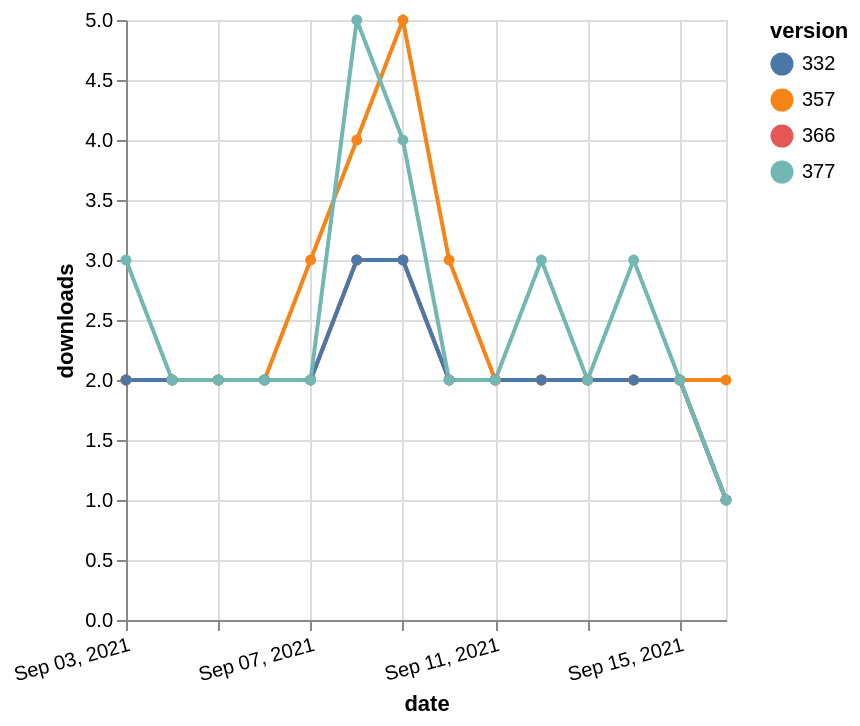

Source (Vega-Lite JSON):
### Vega-Lite specification from a JSON file in a GitHub repository (floating-point values rounded to 4 significant figures)
{"$schema": "https://vega.github.io/schema/vega-lite/v5.json", "description": "A simple bar chart with embedded data.", "data": {"values": [{"date": "2021-09-03", "total": 2304, "delta": 2, "version": "366"}, {"date": "2021-09-04", "total": 2306, "delta": 2, "version": "366"}, {"date": "2021-09-05", "total": 2308, "delta": 2, "version": "366"}, {"date": "2021-09-06", "total": 2310, "delta": 2, "version": "366"}, {"date": "2021-09-07", "total": 2312, "delta": 2, "version": "366"}, {"date": "2021-09-08", "total": 2315, "delta": 3, "version": "366"}, {"date": "2021-09-09", "total": 2318, "delta": 3, "version": "366"}, {"date": "2021-09-10", "total": 2320, "delta": 2, "version": "366"}, {"date": "2021-09-11", "total": 2322, "delta": 2, "version": "366"}, {"date": "2021-09-12", "total": 2324, "delta": 2, "version": "366"}, {"date": "2021-09-13", "total": 2326, "delta": 2, "version": "366"}, {"date": "2021-09-14", "total": 2328, "delta": 2, "version": "366"}, {"date": "2021-09-15", "total": 2330, "delta": 2, "version": "366"}, {"date": "2021-09-16", "total": 2331, "delta": 1, "version": "366"}, {"date": "2021-09-03", "total": 2879, "delta": 2, "version": "357"}, {"date": "2021-09-04", "total": 2881, "delta": 2, "version": "357"}, {"date": "2021-09-05", "total": 2883, "delta": 2, "version": "357"}, {"date": "2021-09-06", "total": 2885, "delta": 2, "version": "357"}, {"date": "2021-09-07", "total": 2888, "delta": 3, "version": "357"}, {"date": "2021-09-08", "total": 2892, "delta": 4, "version": "357"}, {"date": "2021-09-09", "total": 2897, "delta": 5, "version": "357"}, {"date": "2021-09-10", "total": 2900, "delta": 3, "version": "357"}, {"date": "2021-09-11", "total": 2902, "delta": 2, "version": "357"}, {"date": "2021-09-12", "total": 2904, "delta": 2, "version": "357"}, {"date": "2021-09-13", "total": 2906, "delta": 2, "version": "357"}, {"date": "2021-09-14", "total": 2908, "delta": 2, "version": "357"}, {"date": "2021-09-15", "total": 2910, "delta": 2, "version": "357"}, {"date": "2021-09-16", "total": 2912, "delta": 2, "version": "357"}, {"date": "2021-09-03", "total": 2772, "delta": 2, "version": "332"}, {"date": "2021-09-04", "total": 2774, "delta": 2, "version": "332"}, {"date": "2021-09-05", "total": 2776, "delta": 2, "version": "332"}, {"date": "2021-09-06", "total": 2778, "delta": 2, "version": "332"}, {"date": "2021-09-07", "total": 2780, "delta": 2, "version": "332"}, {"date": "2021-09-08", "total": 2783, "delta": 3, "version": "332"}, {"date": "2021-09-09", "total": 2786, "delta": 3, "version": "332"}, {"date": "2021-09-10", "total": 2788, "delta": 2, "version": "332"}, {"date": "2021-09-11", "total": 2790, "delta": 2, "version": "332"}, {"date": "2021-09-12", "total": 2792, "delta": 2, "version": "332"}, {"date": "2021-09-13", "total": 2794, "delta": 2, "version": "332"}, {"date": "2021-09-14", "total": 2796, "delta": 2, "version": "332"}, {"date": "2021-09-15", "total": 2798, "delta": 2, "version": "332"}, {"date": "2021-09-16", "total": 2799, "delta": 1, "version": "332"}, {"date": "2021-09-03", "total": 2106, "delta": 3, "version": "377"}, {"date": "2021-09-04", "total": 2108, "delta": 2, "version": "377"}, {"date": "2021-09-05", "total": 2110, "delta": 2, "version": "377"}, {"date": "2021-09-06", "total": 2112, "delta": 2, "version": "377"}, {"date": "2021-09-07", "total": 2114, "delta": 2, "version": "377"}, {"date": "2021-09-08", "total": 2119, "delta": 5, "version": "377"}, {"date": "2021-09-09", "total": 2123, "delta": 4, "version": "377"}, {"date": "2021-09-10", "total": 2125, "delta": 2, "version": "377"}, {"date": "2021-09-11", "total": 2127, "delta": 2, "version": "377"}, {"date": "2021-09-12", "total": 2130, "delta": 3, "version": "377"}, {"date": "2021-09-13", "total": 2132, "delta": 2, "version": "377"}, {"date": "2021-09-14", "total": 2135, "delta": 3, "version": "377"}, {"date": "2021-09-15", "total": 2137, "delta": 2, "version": "377"}, {"date": "2021-09-16", "total": 2138, "delta": 1, "version": "377"}]}, "width": "container", "mark": {"type": "line", "point": {"filled": true}}, "encoding": {"x": {"field": "date", "type": "temporal", "timeUnit": "yearmonthdate", "title": "date", "axis": {"labelAngle": -15}}, "y": {"field": "delta", "type": "quantitative", "title": "downloads"}, "color": {"field": "version", "type": "nominal"}, "tooltip": {"field": "delta"}}}
